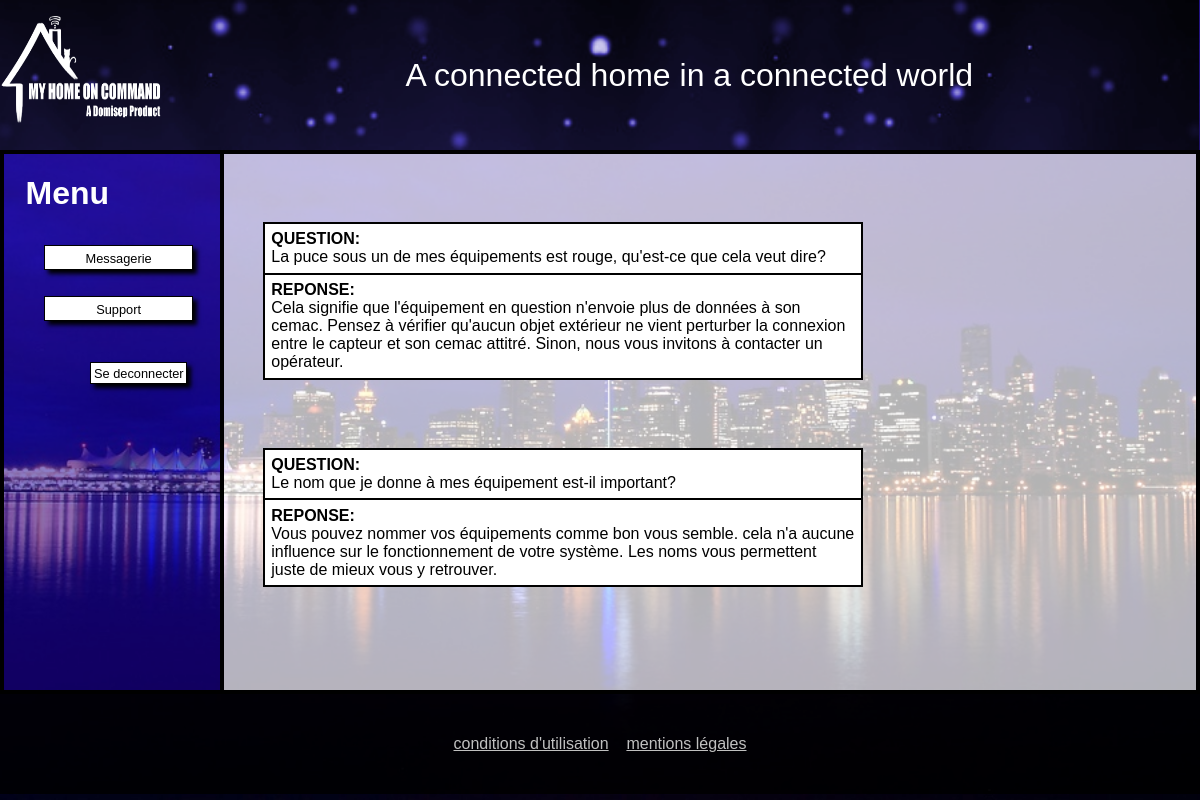
The app's page /MyHomeOnCommand/index.php?page=supportOperateur (signed in) with its own data.
### tables this page shows
CREATE TABLE IF NOT EXISTS `slogan` (
  `id_slogan` int(11) NOT NULL AUTO_INCREMENT,
  `contenu_slogan` text,
  PRIMARY KEY (`id_slogan`)
);

CREATE TABLE IF NOT EXISTS `qr` (
  `id_qr` int(11) NOT NULL AUTO_INCREMENT,
  `contenu_q` text,
  `contenu_r` text,
  `date_q` datetime DEFAULT NULL,
  `date_r` datetime DEFAULT NULL,
  `id_type_qr` int(11) NOT NULL,
  PRIMARY KEY (`id_qr`)
);

### MyHomeOnCommand/modele/modeleAccueil.php (called while the page is built, shortened)
<?php
class Connection
{
    protected function dbConnect()
    {
        try
        {
            $db = new PDO('mysql:host=localhost;dbname=myhomeoncommand;charset=utf8', 'root', '');
        }
        catch (Exception $e)
        {
                        die('Erreur : ' . $e->getMessage());
        }
        return $db;
    }
}
class InscriptionUtilisateur extends Connection
{
     public function getSlogan()
    {
        $db=$this->dbConnect();
        $req = $db->query('SELECT contenu_slogan FROM slogan');
        return $req;
     }
}

### MyHomeOnCommand/controleur/controleurAccueil.php (called while the page is built, shortened)
<?php
function afficheslogan()
{
    $affiche=new InscriptionUtilisateur;
    $slogan =$affiche->getSlogan();
    $slogan=$slogan->fetch()[0];
    return $slogan;
}

### MyHomeOnCommand/modele/modeleSupport.php (called while the page is built, shortened)
<?php
class QuestionReponse extends Connection
{
    public function recupereqr()
    {
        $db=$this->dbConnect();
        $donneQR = $db->query('SELECT contenu_q, contenu_r, id_qr FROM qr WHERE id_type_qr = 1');
        return $donneQR;
    }
}

### MyHomeOnCommand/controleur/controleurSupport.php (called while the page is built, shortened)
<?php
function tableauqr()
{
    $clientqr=new QuestionReponse;
    $qr=$clientqr->recupereqr()->fetchAll();
    $tableauqr = $qr;
    return $tableauqr;
}

### MyHomeOnCommand/vue/supportOperateur.php (the view, shortened to what this page needs)
<!DOCTYPE html>
<html>
    <head>
        <link rel="stylesheet" href="css/styleGeneral.css" />
        <link rel="stylesheet" href="css/styleSupportClient.css" />
        <link rel="stylesheet" href="css/styleMenu.css" />
        <link rel="stylesheet" href="css/styleHeaderFooter.css" />
    </head>
    <?php include('vue/header.php');?>
    <body>
        <div id="corps">
           <?php include('vue/menuOperateur.php');?>
           <div id="CorpTexte">
               <div>
                    <?php foreach($tableauqr as $truc): ?>
                        <div class="groupeq"><strong>QUESTION: </strong><br><?php echo nl2br($truc['contenu_q']);?></br></div>
                        <div class="grouper"><strong>REPONSE: </strong><br><?php echo nl2br($truc['contenu_r']); ?></div>
                    <?php endforeach;  ?>
               </div>
           </div>
        </div>
    </body>
    <?php include('vue/footer.php');?>
</html>

### MyHomeOnCommand/vue/header.php (shortened to what this page needs)
<div id="bandeau_accueil">
    <div id="logo"><a href="index.php?page=<?php if(isset($_SESSION['type'])){if($_SESSION['type']==3){echo "panneau";}if($_SESSION['type']==1){echo "adminPanneauClient";}}else{echo "accueil";} ?>" title="Accueil"><img id="imagelogo" src="images/logo.png" alt="Logo de MyHomeOnCommand" /></a></div>
        <div id="titre">
    <?php
        echo afficheslogan();
    ?>
    </div>
</div>
<div id='bandeau_invisible'></div>

### MyHomeOnCommand/css/styleGeneral.css (style rules this page uses)
body { margin:0px 0px 0px 0px; background: url("../images/ville.jpg") no-repeat center center fixed; background-size: cover; color:white; font-family: Arial; }
html,body { height: 100%; }

### MyHomeOnCommand/css/styleSupportClient.css (style rules this page uses)
#corps { display: flex; }
#CorpTexte { background-color: rgba(255, 255, 255, 0.7); border:solid black 0.3em; border-left: 0em; width: 82%; height: 33.5em; overflow: auto; }
.groupeq { border:solid black 0.15em; width: 60%; background-color: white; color: black; margin: 7% 0% 0% 4%; border-bottom: 0px; padding: 0.4em; height: auto; }
.grouper { border:solid black 0.15em; width: 60%; background-color: white; color: black; margin: 0% 0% 5% 4%; padding: 0.4em; height: auto; }
.boiteQ, .boiteR, { border:solid black 0.15em; padding: 0.4em; margin: 3%; color: black; }

### MyHomeOnCommand/css/styleHeaderFooter.css (style rules this page uses)
#bandeau_accueil { display:flex; height: 150px; width: 99.9%; background: url("../images/fondHeader.png") no-repeat center center fixed ; background-size: cover; background-color: rgba(105,104,189,1); position: fixed; z-index: 5; }
#logo { height: 100%; width: 15%; box-sizing: border-box; }
#imagelogo { width: 100%; height:100%; margin: 0; padding: 0; }
#titre { width: 85%; height: 100%; display: flex; color: white; justify-content: center; align-items: center; font-size: 2em; flex-direction: column; }
#bandeau_invisible { height: 150px; }

### records on screen
slogan: contenu_slogan "A connected home in a connected world"
qr: contenu_q "La puce sous un de mes équipements est rouge, qu'est-ce que cela veut dire?", contenu_r "Cela signifie que l'équipement en question n'envoie plus de données à son cemac. Pensez à vérifier qu'aucun objet extérieur ne vient perturber la connexion entre le capteur et son cemac attitré. Sinon, nous vous invitons à contacter un opérateur."
qr: contenu_q "Le nom que je donne à mes équipement est-il important?", contenu_r "Vous pouvez nommer vos équipements comme bon vous semble. cela n'a aucune influence sur le fonctionnement de votre système. Les noms vous permettent juste de mieux vous y retrouver."
